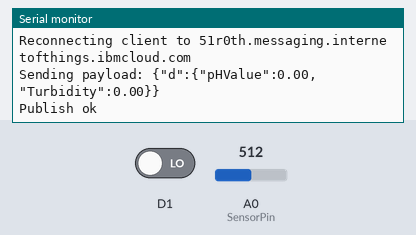
Simulated run of this sketch. Board: ESP8266 (NodeMCU). Parts: the last lines printed to the serial monitor. The test bench sets the inputs (shaded band); at power-on: A0 (SensorPin) = 512, D1 LOW. WiFi joins after 1.5 s; servers stay silent unless stated; no MQTT or app messages arrive unless stated.

Above: at 2.7 s.
2.8 s: A0 (SensorPin) set to 716
At 8.3 s:
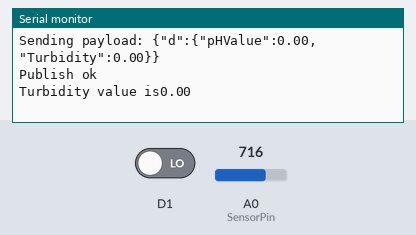
16.0 s: D1 driven HIGH
At 20.2 s:
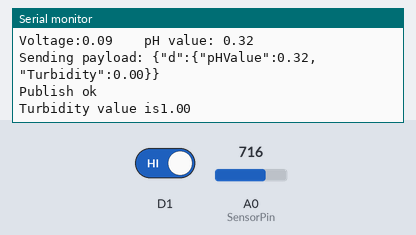
22.7 s: A0 (SensorPin) set to 900
At 26.9 s:
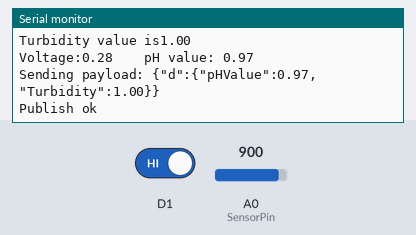
29.4 s: D1 driven LOW
At 32.0 s:
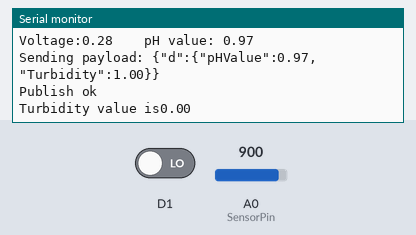
Timing chart, 0 to 33.5 s (numbered marks = the images above; inputs shaded):
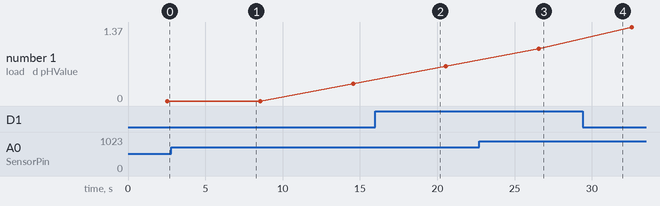

Measured:
- after the input at 16.0 s, the serial monitor: prints a new line after 3.6 s (image 2)
- after the input at 29.4 s, the serial monitor: prints a new line after 2.2 s (image 4)
- plotted number 1: 0 → 0.32 after the input at 2.8 s

The sketch:

watermonitoring.ino
```cpp
#include <ESP8266WiFi.h>--------
#include <PubSubClient.h>


#define SensorPin A0            //pH meter Analog output to Arduino Analog Input 0
#define Offset 0.00            //deviation compensate
#define samplingInterval 20
#define printInterval 800
#define ArrayLenth  40    //times of collection
int pHArray[ArrayLenth];   //Store the average value of the sensor feedback
int pHArrayIndex = 0;
//-------- Customise these values -----------
const char* ssid = "GANESH PATNALA";
const char* password = "ganeshpatnala";
float Turbidity;

#define ORG "51r0th"
#define DEVICE_TYPE "nodemcu"
#define DEVICE_ID "9494"
#define TOKEN "9494175805"
//-------- Customise the above values --------

char server[] = ORG ".messaging.internetofthings.ibmcloud.com";
char topic[] = "iot-2/evt/Data/fmt/json";
char authMethod[] = "use-token-auth";
char token[] = TOKEN;
char clientId[] = "d:" ORG ":" DEVICE_TYPE ":" DEVICE_ID;

WiFiClient wifiClient;
PubSubClient client(server, 1883, wifiClient);

void setup() {
  Serial.begin(115200);
  Serial.println();
  Serial.print("Connecting to ");
  Serial.print(ssid);
  WiFi.begin(ssid, password);
  while (WiFi.status() != WL_CONNECTED) {
    delay(500);
    Serial.print(".");
  }
  Serial.println("");

  Serial.print("WiFi connected, IP address: ");
  Serial.println(WiFi.localIP());
  pinMode(D1, INPUT);

}
void PublishData(float pHValue, float Turbidity) {
  if (!!!client.connected()) {
    Serial.print("Reconnecting client to ");
    Serial.println(server);
    while (!!!client.connect(clientId, authMethod, token)) {
      Serial.print(".");
      delay(500);
    }
    Serial.println();
  }
  String payload = "{\"d\":{\"pHValue\":";
  payload += pHValue;
  payload += "," "\"Turbidity\":";
  payload += Turbidity;
  payload += "}}";
  Serial.print("Sending payload: ");
  Serial.println(payload);

  if (client.publish(topic, (char*) payload.c_str())) {
    Serial.println("Publish ok");
  } else {
    Serial.println("Publish failed");
  }

}
void loop() {
  Turbidity = digitalRead(D1);
  Serial.print("Turbidity value is");
  Serial.println(Turbidity);
  delay(1000);
  static unsigned long samplingTime = millis();
  static unsigned long printTime = millis();
  static float pHValue, voltage;
  if (millis() - samplingTime > samplingInterval)
  {
    pHArray[pHArrayIndex++] = analogRead(SensorPin);
    if (pHArrayIndex == ArrayLenth)pHArrayIndex = 0;
    voltage = avergearray(pHArray, ArrayLenth) * 5.0 / 1024;
    pHValue = 3.5 * voltage + Offset;
    samplingTime = millis();
  }
  if (millis() - printTime > printInterval)  //Every 800 milliseconds, print a numerical, convert the state of the LED indicator
  {
    Serial.print("Voltage:");
    Serial.print(voltage, 2);
    Serial.print("    pH value: ");
    Serial.println(pHValue, 2);
    printTime = millis();
  }
  PublishData(pHValue, Turbidity);
  delay(5000);
}

double avergearray(int* arr, int number) {
  int i;
  int max, min;
  double avg;
  long amount = 0;
  if (number <= 0) {
    Serial.println("Error number for the array to avraging!/n");
    return 0;
  }
  if (number < 5) { //less than 5, calculated directly statistics
    for (i = 0; i < number; i++) {
      amount += arr[i];
    }
    avg = amount / number;
    return avg;
  } else {
    if (arr[0] < arr[1]) {
      min = arr[0]; max = arr[1];
    }
    else {
      min = arr[1]; max = arr[0];
    }
    for (i = 2; i < number; i++) {
      if (arr[i] < min) {
        amount += min;      //arr<min
        min = arr[i];
      } else {
        if (arr[i] > max) {
          amount += max;  //arr>max
          max = arr[i];
        } else {
          amount += arr[i]; //min<=arr<=max
        }
      }//if
    }//for
    avg = (double)amount / (number - 2);
  }//if
  return avg;
}
```
